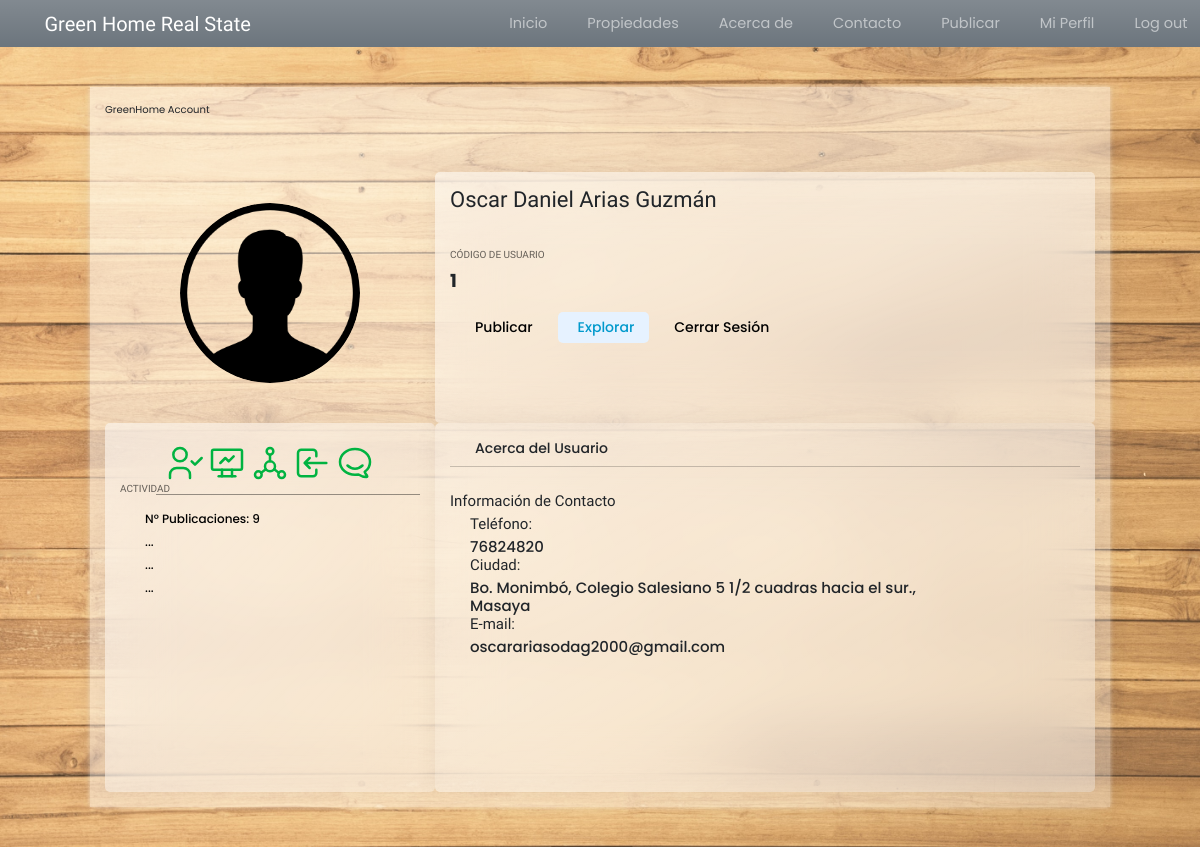
Screenshot of /profile (signed in) with the database file from the repository.
### tables this page shows
CREATE TABLE "Usuarios"(
    codigo_usuario INTEGER PRIMARY KEY,
    nombre_completo TEXT NOT NULL,
    telefono INTEGER NOT NULL,
    id_registro INTEGER,
    domicilio TEXT NOT NULL,
    codigo_ciudad INTEGER,
    FOREIGN KEY(id_registro) REFERENCES Registros(id_registro)
    FOREIGN KEY(codigo_ciudad) REFERENCES Ciudad(codigo_ciudad)
);

CREATE TABLE "Ciudad"(
    codigo_ciudad INTEGER PRIMARY KEY AUTOINCREMENT,
    nombre TEXT NOT NULL
);

CREATE TABLE "Registros"(
    id_registro INTEGER PRIMARY KEY AUTOINCREMENT,
    email TEXT NOT NULL,
    contrasena TEXT NOT NULL
);

### app.py (the view)
@app.route("/profile")
@login_required
def profile():
    data_first = db.execute('''
        SELECT * FROM Usuarios WHERE codigo_usuario = ?
    ''', session["user_id"])
    data_second = db.execute('''
        SELECT * FROM Registros WHERE id_registro = ?
    ''', session["user_id"])
    data_third = db.execute('''
        SELECT nombre FROM Ciudad WHERE codigo_ciudad = ?
    ''', data_first[0]["codigo_ciudad"])
    data_props = db.execute('''
        SELECT COUNT(codigo_usuario_suscripcion) FROM Propiedades WHERE codigo_usuario_suscripcion = ?
    ''', session["user_id"])
    print(data_third)
    print(data_props)
    return render_template("profile.html", data_first = data_first, data_second = data_second, data_third = data_third, data_props = data_props)

### app.py (called while the page is built)
def login_required(f):
    @wraps(f)
    def decorated_function(*args, **kwargs):
        if session.get("user_id") is None:
            return redirect("/log_in")
        return f(*args, **kwargs)
    return decorated_function

### templates/profile.html (shortened to what this page needs)
<!DOCTYPE html>
<html lang="en">
  <head>
    <link
      href="https://cdn.jsdelivr.net/npm/bootstrap@5.0.2/dist/css/bootstrap.min.css"
      rel="stylesheet"
    />
    <link
      href="{{ url_for('static', filename='css/profile.css') }}"
      rel="stylesheet"
      type="text/css"
    />
    <link
      href="{{ url_for('static', filename='css/responsive_profile.css') }}"
      rel="stylesheet"
      type="text/css"
    />
  </head>
  <body>
    <header>
      <nav
        class="navbar navbar-expand-sm navbar-dark bg-secondary bg-gradient"
        id="navbar"
      >
        <div class="container-fluid">
          <lord-icon
            src="https://cdn.lordicon.com/hjbsbdhw.json"
            trigger="hover"
            style="width: 37px; height: 37px"
          >
          </lord-icon>
          <a
            class="navbar-brand logo order-items"
            href="{{ url_for('index') }}"
          >
            <span class="no-margin" id="anchor">Green Home Real State</span>
          </a>
          <div class="collapse navbar-collapse" id="navbarSupportedContent">
            <ul class="navbar-nav ms-auto navigation">
              <li class="nav-item">
                <a class="nav-link text-center" href="{{ url_for('index') }}"
                  >Inicio</a
                >
              </li>
              <li class="nav-item">
                <a
                  class="nav-link text-center"
                  href="{{ url_for('properties') }}"
                  >Propiedades</a
                >
              </li>
              <li class="nav-item">
                <a class="nav-link text-center" href="{{ url_for('about') }}"
                  >Acerca de</a
                >
              </li>
              <li class="nav-item">
                <a class="nav-link text-center" href="{{ url_for('contact') }}"
                  >Contacto</a
                >
              </li>
              {% if not session["user_id"] %}
              <li class="nav-item">
                <a class="nav-link text-center" href="{{ url_for('login') }}"
                  >Log in</a
                >
              </li>
              {% else %}
              <li class="nav-item">
                <a
                  class="nav-link text-center"
                  href="{{ url_for('enter_propertie') }}"
                  >Publicar</a
                >
              </li>
              <li class="nav-item">
                <a class="nav-link text-center" href="{{ url_for('profile') }}"
                  >Mi Perfil</a
                >
              </li>
              <li class="nav-item">
                <a class="nav-link text-center" href="{{ url_for('logout') }}"
                  >Log out</a
                >
              </li>
              {% endif %}
            </ul>
          </div>
        </div>
      </nav>
    </header>
    <div class="profile-body">
      <span class="main_bg"></span>
      <div class="container-profile">
        <div class="hd-area">
          <div class="brandLogo">
            <span>GreenHome Account</span>
          </div>
        </div>
        <section class="userProfile card_p">
          <div class="profile">
            <figure>
              <img
                src="../static/images/profile.png"
                alt="profile"
                width="250px"
                height="250px"
              />
            </figure>
          </div>
        </section>
        <section class="work_skills card_p">
          <div class="work mt-2 text-center">
          </div>
          <div class="skills">
            <h1 class="heading-t">Actividad</h1>
            <ul>
              <li style="--i: 0">N° Publicaciones: {{ data_props[0]['COUNT(codigo_usuario_suscripcion)'] }}</li>
              <li style="--i: 1">...</li>
              <li style="--i: 2">...</li>
              <li style="--i: 3">...</li>
            </ul>
          </div>
        </section>
        <section class="userDetails card_p">
          <div class="userName">
            <h1 class="name">{{ data_first[0]["nombre_completo"] }}</h1>
          </div>
          <div class="rank">
            <h1 class="heading-t">Código de Usuario</h1>
            <span>{{ data_first[0]["codigo_usuario"] }}</span>
          </div>
          <div class="btns">
            <ul>
              <li class="sendMsg">
                <a href="{{ url_for('enter_propertie') }}">Publicar</a>
              </li>
              <li class="sendMsg active">
                <a href="{{ url_for('properties') }}">Explorar</a>
              </li>
              <li class="sendMsg">
                <a href="{{ url_for('logout') }}">Cerrar Sesión</a>
              </li>
            </ul>
          </div>
        </section>
        <section class="timeline_about card_p">
          <div class="tabs">
            <ul>
              <li class="timeline">
                <span>Acerca del Usuario</span>
              </li>
            </ul>
          </div>
          <div class="contact_Info">
            <h1 class="h4 heading-t">Información de Contacto</h1>
            <ul>
              <li class="phone">
                <h1 class="h4">Teléfono:</h1>
                <span class="h4 info">{{ data_first[0]["telefono"]}}</span>
              </li>
              <li class="address">
                <h1 class="h4">Ciudad:</h1>
                <span class="h4 info"
                  >{{ data_first[0]["domicilio"]}},<br />
                  {{ data_third[0]["nombre"]}}</span
                >
              </li>
              <li class="email">
                <h1 class="h4">E-mail:</h1>
                <span class="h4 info">{{ data_second[0]["email"] }}</span>
              </li>
            </ul>
          </div>
        </section>
      </div>
    </div>
  </body>
</html>

### rows the page displays
Usuarios: nombre_completo "Oscar Daniel Arias Guzmán", codigo_usuario "1", telefono "76824820", domicilio "Bo. Monimbó, Colegio Salesiano 5 1/2 cuadras hacia el sur."
Ciudad: nombre "Masaya"
Registros: email "oscarariasodag2000@gmail.com"

### other values shown
{{ data_props[0]['COUNT(codigo_usuario_suscripcion)'] }} "9"
